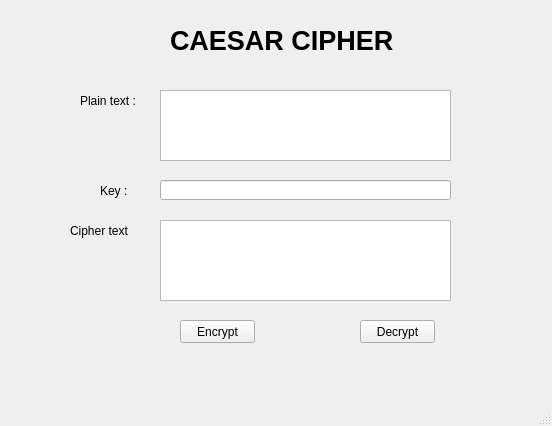
<?xml version="1.0" encoding="UTF-8"?>
<ui version="4.0">
 <class>MainWindow</class>
 <widget class="QMainWindow" name="MainWindow">
  <property name="geometry">
   <rect>
    <x>0</x>
    <y>0</y>
    <width>552</width>
    <height>426</height>
   </rect>
  </property>
  <property name="windowTitle">
   <string>MainWindow</string>
  </property>
  <widget class="QWidget" name="centralwidget">
   <widget class="QLabel" name="label">
    <property name="geometry">
     <rect>
      <x>170</x>
      <y>20</y>
      <width>241</width>
      <height>41</height>
     </rect>
    </property>
    <property name="font">
     <font>
      <pointsize>20</pointsize>
      <weight>75</weight>
      <bold>true</bold>
     </font>
    </property>
    <property name="text">
     <string>CAESAR CIPHER</string>
    </property>
   </widget>
   <widget class="QLabel" name="label_2">
    <property name="geometry">
     <rect>
      <x>80</x>
      <y>90</y>
      <width>61</width>
      <height>21</height>
     </rect>
    </property>
    <property name="text">
     <string>Plain text :</string>
    </property>
   </widget>
   <widget class="QLabel" name="label_3">
    <property name="geometry">
     <rect>
      <x>100</x>
      <y>180</y>
      <width>61</width>
      <height>21</height>
     </rect>
    </property>
    <property name="text">
     <string>Key :</string>
    </property>
   </widget>
   <widget class="QLabel" name="label_4">
    <property name="geometry">
     <rect>
      <x>70</x>
      <y>220</y>
      <width>61</width>
      <height>21</height>
     </rect>
    </property>
    <property name="text">
     <string>Cipher text :</string>
    </property>
   </widget>
   <widget class="QTextEdit" name="txt_plain_text">
    <property name="geometry">
     <rect>
      <x>160</x>
      <y>90</y>
      <width>291</width>
      <height>71</height>
     </rect>
    </property>
   </widget>
   <widget class="QLineEdit" name="txt_key">
    <property name="geometry">
     <rect>
      <x>160</x>
      <y>180</y>
      <width>291</width>
      <height>20</height>
     </rect>
    </property>
   </widget>
   <widget class="QTextEdit" name="txt_cipher_text">
    <property name="geometry">
     <rect>
      <x>160</x>
      <y>220</y>
      <width>291</width>
      <height>81</height>
     </rect>
    </property>
   </widget>
   <widget class="QPushButton" name="btn_encrypt">
    <property name="geometry">
     <rect>
      <x>180</x>
      <y>320</y>
      <width>75</width>
      <height>23</height>
     </rect>
    </property>
    <property name="text">
     <string>Encrypt</string>
    </property>
   </widget>
   <widget class="QPushButton" name="btn_decrypt">
    <property name="geometry">
     <rect>
      <x>360</x>
      <y>320</y>
      <width>75</width>
      <height>23</height>
     </rect>
    </property>
    <property name="text">
     <string>Decrypt</string>
    </property>
   </widget>
  </widget>
  <widget class="QMenuBar" name="menubar">
   <property name="geometry">
    <rect>
     <x>0</x>
     <y>0</y>
     <width>552</width>
     <height>21</height>
    </rect>
   </property>
  </widget>
  <widget class="QStatusBar" name="statusbar"/>
 </widget>
 <resources/>
 <connections/>
</ui>
